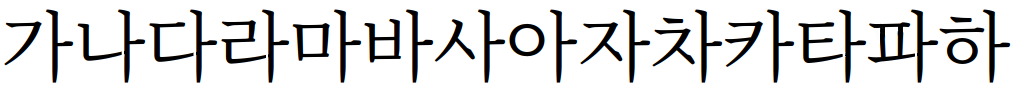
#> input picture test/r1.png, 1021 x 91 px
$ python multi_character_extractor.py test/r1.png
#> lines starting #> are read from the running program, lines starting #| are printed output that depends on the picture; after the words box and inside, x2 and y2 are one past the last pixel; in counts of white or black regions, pixels touching at a corner belong together
### extractor/image_preprocessor.py
# extractor/image_preprocessor.py
"""
ImagePreprocessor 모듈

이미지를 이진화(binarization)하고 skeleton(중심선)을 추출하는 전처리 단계를 담당합니다.

주요 기능:
- binarize(): Otsu 알고리즘을 이용한 자동 이진화
- extract_skeleton_from_mask(): 다양한 방식의 skeleton 또는 윤곽선 추출

지원하는 skeleton 모드:
- 'skeletonize': 일반적인 중심선 추출 (얇고 정확함)
- 'medial': 거리 기반 중심선 (medial axis transform)
- 'outer': 외곽선을 두껍게 그려 윤곽선을 skeleton처럼 사용
- 'stroke': 획을 굵게 채워 skeletonize (붓글씨 획 느낌)
"""

import cv2
from skimage.morphology import skeletonize, medial_axis
import numpy as np

class ImagePreprocessor:
    """
    이미지 전처리 클래스
    - 초기화 시 입력 이미지를 이진화하여 self.binary로 저장
    - 객체 내부 이진 마스크를 기반으로 skeleton 추출 가능
    """
    def __init__(self, img: np.ndarray):
        """
        Args:
            img (np.ndarray): 입력 이미지 (grayscale)
        """
        self.gray = img
        self.binary = self.binarize(img)

    @staticmethod
    def binarize(img):
        """
        Otsu 알고리즘을 이용하여 이미지를 자동 이진화 (0 또는 1로 구성)

        Returns:
            np.ndarray: 이진 마스크 이미지
        """
        _, binary = cv2.threshold(img, 0, 1, cv2.THRESH_BINARY_INV + cv2.THRESH_OTSU)
        return binary

    # [8 lines left out: function extract_skeleton, not called in this run]

    @staticmethod
    def extract_skeleton_from_mask(mask, mode='skeletonize'):
        """
        주어진 binary mask로부터 중심선 또는 윤곽선을 추출

        Args:
            mask (np.ndarray): binary image (0 또는 1)
            mode (str): 추출 방식

        Returns:
            np.ndarray: skeleton 또는 윤곽선 마스크
        """
        if mode == 'skeletonize':
            # 일반적인 중심선 추출 (얇고 세밀함)
            return skeletonize(mask > 0).astype(np.uint8)

        elif mode == 'medial':
            # 거리 기반 중심선 추출 (비교적 부드럽고 두꺼움)
            medial, _ = medial_axis(mask > 0, return_distance=True)
            return medial.astype(np.uint8)

        elif mode == 'outer':
            # 외곽선만 추출하여 윤곽을 굵게 그림 (contour 기반)
            contours, hierarchy = cv2.findContours(mask.astype(np.uint8), cv2.RETR_CCOMP, cv2.CHAIN_APPROX_SIMPLE)
            if hierarchy is None:
                return np.zeros_like(mask)

            skeleton_like = np.zeros_like(mask)
            hierarchy = hierarchy[0]
            for i, cnt in enumerate(contours):
                if hierarchy[i][3] == -1:  # 최상위 contour만 사용
                    cv2.drawContours(skeleton_like, [cnt], -1, 1, thickness=7)
            return skeleton_like

        elif mode == 'stroke':
            # 외곽선을 굵게 그린 뒤 skeletonize하여 획처럼 처리
            filled = np.zeros_like(mask)
            contours, _ = cv2.findContours(mask.astype(np.uint8), cv2.RETR_EXTERNAL, cv2.CHAIN_APPROX_SIMPLE)
            cv2.drawContours(filled, contours, -1, 1, thickness=5)
            skeleton = skeletonize(filled > 0).astype(np.uint8)
            return skeleton

        else:
            raise ValueError(f"Unknown skeleton mode: {mode}")

### extractor/contour_extractor.py
# extractor/contour_extractor.py
"""
CharacterContourExtractor 모듈

입력된 이진 이미지에서 문자(또는 객체)의 외곽선을 추출하고,
각 객체마다 개별적인 마스크를 생성하는 기능을 담당합니다.

활용 위치:
- 이미지 전처리 후 각 문자의 중심선을 추출하기 전에 사용됨
- 각 문자를 독립적인 이진 마스크로 분리해 downstream 처리 가능하게 함

특징:
- OpenCV의 findContours + RETR_CCOMP 방식을 사용
- 계층 구조를 고려해 외부 contour만 필터링 (자식 contour 제외)
"""

import cv2
import numpy as np

class CharacterContourExtractor:
    """
    이진 이미지에서 문자 또는 닫힌 외곽선들을 추출하여,
    개별 객체 마스크(binary mask)를 생성하는 클래스
    """
    def __init__(self, binary_img):
        """
        Args:
            binary_img (np.ndarray): 이진화된 입력 이미지 (0 또는 1)
        """
        self.binary = binary_img
        self.contours, self.hierarchy = self._find_external_contours()

    def _find_external_contours(self):
        """
        OpenCV를 사용해 외곽선과 계층 구조 추출

        Returns:
            contours (list): contour 좌표 리스트
            hierarchy (list): contour 간 관계 구조 (부모-자식)
        """
        contours, hierarchy = cv2.findContours(
            self.binary.astype(np.uint8), cv2.RETR_CCOMP, cv2.CHAIN_APPROX_SIMPLE
        )
        return contours, hierarchy[0] if hierarchy is not None else []

    def get_character_masks(self):
        """
        외부 contour만 필터링하여 문자 마스크를 생성하고 반복자로 반환

        Yields:
            idx (int): contour 인덱스 (문자 번호)
            mask (np.ndarray): 해당 문자만 True인 이진 마스크
        """
        for idx, cnt in enumerate(self.contours):
            # 부모 contour만 사용 (hierarchy[i][3] == -1)
            if len(self.hierarchy) == 0 or self.hierarchy[idx][3] != -1:
                continue

            # contour를 채운 mask 생성
            mask = np.zeros_like(self.binary)
            cv2.drawContours(mask, [cnt], -1, 1, thickness=-1)
            yield idx, mask

### extractor/trajectory_builder.py
# extractor/trajectory_builder.py
"""
TrajectoryBuilder 모듈

- 각 문자 마스크로부터 skeleton을 추출하고,
- 경로(path) 단위로 분리한 후,
- z-profile (두께 기반 높이값)을 계산하여
- pandas DataFrame 형식으로 반환하는 역할을 수행합니다.

핵심 구성:
- PathAnalyzer: 각 경로 점의 두께를 측정하고 Z값으로 정규화
- TrajectoryBuilder: 전체 경로 생성 및 필터링, 방향 정렬 등 수행
"""

import pandas as pd
from .image_preprocessor import ImagePreprocessor
from .utils import (
    filter_nearby_points,
    flip_path_to_start_near_origin,
    get_local_thickness,
    normalize_thickness,
    path_to_dataframe,
)
from .skeleton_dfs_base import extract_all_paths

class PathAnalyzer:
    """
    주어진 마스크에서 (x, y) 좌표 기반으로 두께(thickness)를 측정하고
    Z 축 값으로 정규화하는 도구 클래스
    """
    # [17 lines left out: functions __init__, get_thickness, compute_z_profile, not called in this run]

class TrajectoryBuilder:
    """
    각 문자 마스크에 대해 skeleton 추출, 경로 분할, 방향 정렬, z-profile 부여까지
    경로 데이터를 생성하는 핵심 클래스
    """
    def __init__(self, skeleton_mode='skeletonize', z_min=0.5, z_max=3.0):
        self.skeleton_mode = skeleton_mode
        self.z_min = z_min
        self.z_max = z_max

    def build_trajectories(self, idx, mask):
        """
        주어진 문자 마스크로부터 중심선(skeleton)을 추출하고,
        각 경로(path)에 대해 z-profile을 계산하여 DataFrame 리스트 반환

        Args:
            idx (int): 문자 인덱스 (char_idx)
            mask (np.ndarray): 단일 문자의 이진 마스크

        Returns:
            list of pd.DataFrame: 각 path에 대한 trajectory 정보
        """
        # skeleton 추출 (binary mask 기준)
        skel = ImagePreprocessor.extract_skeleton_from_mask(mask, self.skeleton_mode)
        if skel is None or skel.sum() < 10:
            return []

        # skeleton에서 DFS 기반 경로 추출
        paths = extract_all_paths(skel)
        analyzer = PathAnalyzer(mask, self.z_min, self.z_max)
        dataframes = []

        for path in paths:
            # 점 사이 간격 필터링
            path = filter_nearby_points(path, min_dist=2.0)
            if not path:
                continue
            # 시작점 정렬 (x좌표 기준 좌측에서 시작)
            path = flip_path_to_start_near_origin(path)
            # 두께 → z-profile 계산
            z_profile = analyzer.compute_z_profile(path)
            # DataFrame 생성 (char_idx, x, y, z)
            df = path_to_dataframe(path, z_profile, char_idx=idx)
            dataframes.append(df)

        return dataframes

### multi_character_extractor.py
# extractor/multi_character_extractor.py
"""
MultiCharacterTrajectoryExtractor 모듈

이 모듈은 단일 이미지에서 여러 문자 또는 도형을 인식하고,
각 문자마다 중심선을 따라 등간격 경로를 생성하는 기능을 제공합니다.

전체 파이프라인 흐름:
1. 이미지 로딩 및 이진화
2. 외곽선 기반 문자 분리 (contour extraction)
3. 각 문자에 대해 skeleton을 추출하여 path 생성
4. z-profile (획 두께 기반 높이값) 계산
5. 등간격 보간 및 분할 처리
6. DataFrame 리스트 반환
"""

import cv2
from extractor.image_preprocessor import ImagePreprocessor
from extractor.contour_extractor import CharacterContourExtractor
from extractor.trajectory_builder import TrajectoryBuilder
from extractor.resampler import resample_path
from itertools import chain

class MultiCharacterTrajectoryExtractor:
    """
    여러 문자 또는 도형이 포함된 이미지를 입력으로 받아,
    각 객체의 중심선을 기반으로 3D trajectory를 추출하는 클래스
    """
    def __init__(self, img_path, z_min=0.5, z_max=3.0, skeleton_mode='skeletonize'):
        """
        초기화 함수

        Args:
            img_path (str): 입력 이미지 경로 (grayscale 예상)
            z_min (float): 획 최소 두께일 때의 Z값
            z_max (float): 획 최대 두께일 때의 Z값
            skeleton_mode (str): skeleton 추출 방식 ('skeletonize', 'stroke' 등)
        """
#> called with img_path = 'test/r1.png', z_min = 0.5, z_max = 3, skeleton_mode = 'stroke'
        self.img = cv2.imread(img_path, cv2.IMREAD_GRAYSCALE)
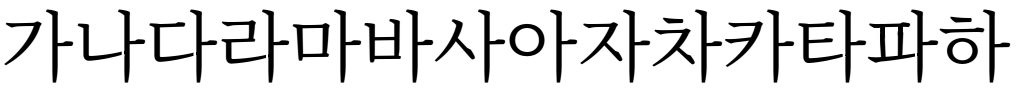
#> self.img: shape (91, 1021); min 0, max 255, mean 219.4
        if self.img is None:
            raise FileNotFoundError(f'이미지 경로 오류: {img_path}')

        # 이진화 이미지 저장
        self.binary = ImagePreprocessor(self.img).binary
#> in binarize, `_, binary = cv2.threshold(img, 0, 1, cv2.THRESH_BINARY_INV + cv2.THRES..`:
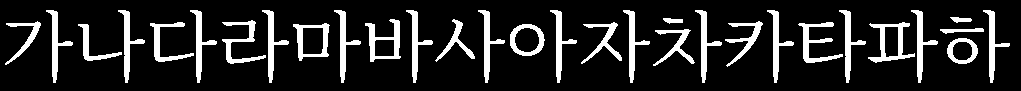
#> binary: shape (91, 1021); values 0 (black) and 1 (white), 14.6% white; 31 white regions

        # 중심선 경로 추출기 초기화
        self.builder = TrajectoryBuilder(skeleton_mode, z_min, z_max)

        # 전체 문자들의 DataFrame 리스트 생성
        self.char_dataframes = self._extract_all()

    def _extract_all(self):
        """
        내부용 함수: 이진화 이미지에서 모든 문자 경로를 추출

        Returns:
            list of pd.DataFrame: 각 문자마다 (x, y, z, char_idx) 포함한 DataFrame
        """
        extractor = CharacterContourExtractor(self.binary)
#> in _find_external_contours, `contours, hierarchy = cv2.findContours( self.binary.astype(np.uint8), ..`: contours = 36 contours; largest, box (x1, y1, x2, y2) and area: (293, 23, 330, 61) 957, (868, 22, 915, 63) 896, (510, 24, 545, 56) 852, (365, 19, 401, 62) 798, (947, 38, 978, 64) 598
#> in __init__, `self.contours, self.hierarchy = self._find_external_contours()`: self.contours has the same summary as contours in _find_external_contours; self.hierarchy = 36 rows, first 6: [2, -1, 1, -1], [-1, -1, -1, 0], [3, 0, -1, -1], [4, 2, -1, -1], [6, 3, 5, -1], [-1, -1, -1, 4]
        all_dfs = []

        for idx, mask in extractor.get_character_masks():
            # 문자 하나당 여러 경로가 생길 수 있음
            dfs = self.builder.build_trajectories(idx, mask)
            all_dfs.extend(dfs)
#> this loop made 1 pass
#> pass 1, in extract_skeleton_from_mask, `skeleton = skeletonize(filled > 0).astype(np.uint8)`:
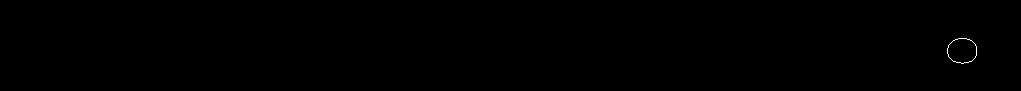
#> skeleton: shape (91, 1021); values 0 (black) and 1 (white), 0.08% white in thin lines or dots, all inside (x1, y1, x2, y2) = (947, 38, 977, 64)
#> after the loop, all_dfs = []

        return all_dfs

    def get_all_dataframes(self):
        """
        모든 문자 경로의 원본 DataFrame 리스트 반환

        Returns:
            list of pd.DataFrame
        """
        return self.char_dataframes

    def get_all_dataframes_resampled(self, n_points, max_gap=20.0):
        """
        각 문자 경로를 등간격 보간하고, 최대 간격 기준으로 분할

        Args:
            n_points (int): 보간 후 포인트 수
            max_gap (float): 두 점 사이 간격이 이 값을 넘으면 분할

        Returns:
            list of pd.DataFrame: 보간 및 분할된 결과 리스트
        """
        resampled_nested = [resample_path(df, n_points, max_gap) for df in self.char_dataframes]
        return list(chain.from_iterable(resampled_nested))


if __name__ == '__main__':
    import sys
    import pandas as pd

    # 커맨드라인 인자로 이미지 경로 받기
    img_path = sys.argv[1]

    # 추출기 인스턴스 생성
#> (the run stopped early here; a loop or call above may not have finished)
